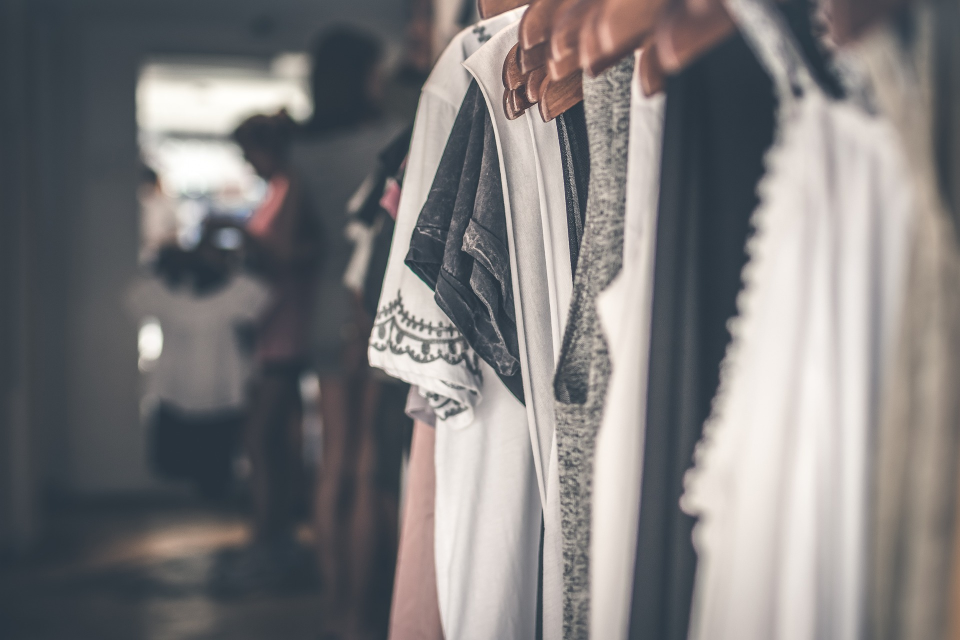
#> input picture Tailwind css websites/DressUpZone-main/Image/slider-1.jpg, 1920 x 1280 px (shown at 1/2 size)
$ python image_to_ascii.py
#> lines starting #> are read from the running program, lines starting #| are printed output that depends on the picture
#> the answer given: ../Tailwind css websites/DressUpZone-main/Image/slider-1.jpg
#> in convert_image_to_ascii, image is the input picture: PIL image 1920x1280 RGB; mean R, G, B 124.6, 122.5, 123
from PIL import Image

# Define the ASCII characters in descending order of intensity
ASCII_CHARS = "@%#*+=-:. "

def scale_image(image, new_width=100):
    """Resize the image while maintaining aspect ratio."""
#> called with new_width = 100
    width, height = image.size
#> width = 1920; height = 1280
    aspect_ratio = height / width
#> aspect_ratio = 0.667
    new_height = int(aspect_ratio * new_width * 0.55)  # 0.55 adjusts for font aspect ratio
#> new_height = 36
    return image.resize((new_width, new_height))
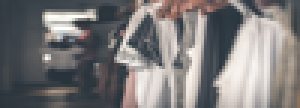
#> returned value: PIL image 100x36 RGB (shown 3 times larger); mean R, G, B 124.6, 122.5, 123

def convert_to_grayscale(image):
    """Convert the image to grayscale."""
    return image.convert("L")
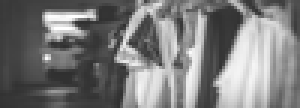
#> returned value: PIL image 100x36 L (shown 3 times larger); min 48, max 255, mean 123.2

def map_pixels_to_ascii_chars(image, range_width=25):
    """Map each pixel to an ASCII char based on its intensity."""
    pixels = image.getdata()
#> (the run stopped early here; a loop or call above may not have finished)

$ run again, on Tailwind css websites/DressUpZone-main/Image/slider-3.jpg
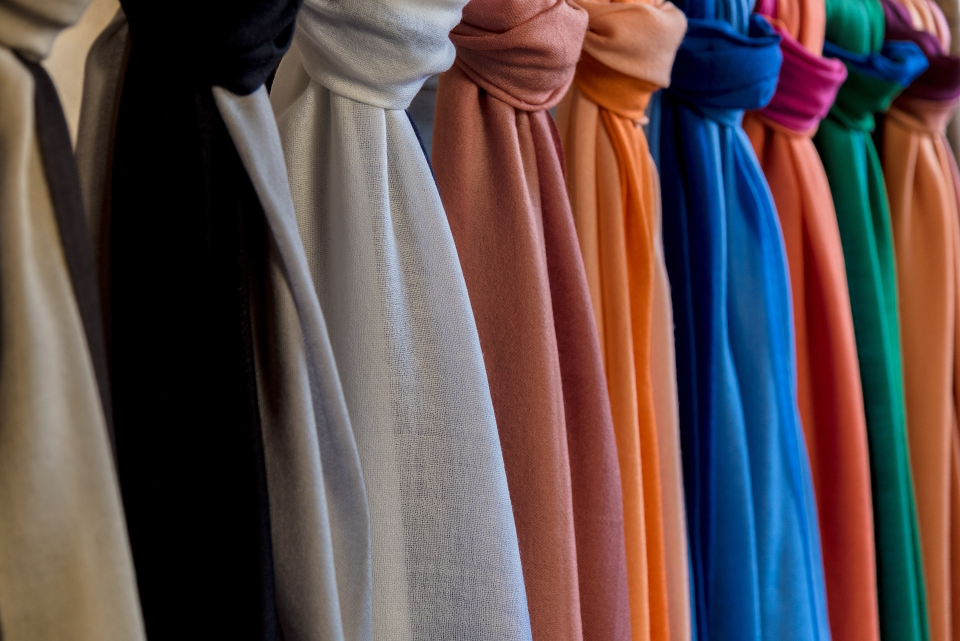
#> input picture Tailwind css websites/DressUpZone-main/Image/slider-3.jpg, 1920 x 1282 px (shown at 1/2 size)
#> in convert_image_to_ascii, image is the input picture: PIL image 1920x1282 RGB; mean R, G, B 92.5, 75.5, 74.9
#> in scale_image, `return image.resize((new_width, new_height))`:
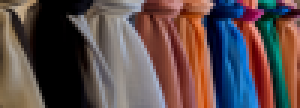
#> returned value: PIL image 100x36 RGB (shown 3 times larger); mean R, G, B 92.7, 75.5, 74.9
#> in convert_to_grayscale, `return image.convert("L")`:
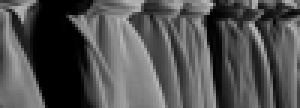
#> returned value: PIL image 100x36 L (shown 3 times larger); min 0, max 190, mean 80.6

$ run again, on Tailwind css websites/DressUpZone-main/Image/slider-4.jpg
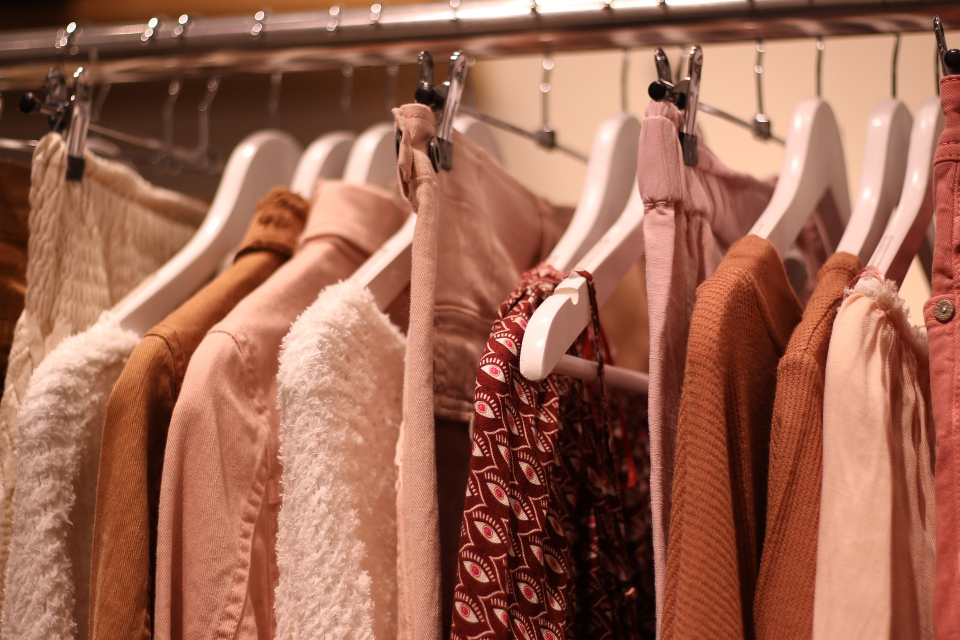
#> input picture Tailwind css websites/DressUpZone-main/Image/slider-4.jpg, 1920 x 1280 px (shown at 1/2 size)
#> in convert_image_to_ascii, image is the input picture: PIL image 1920x1280 RGB; mean R, G, B 157.3, 101.6, 81.3
#> in scale_image, `return image.resize((new_width, new_height))`:
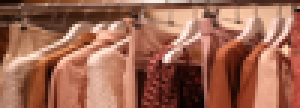
#> returned value: PIL image 100x36 RGB (shown 3 times larger); mean R, G, B 157.2, 101.5, 81.2
#> in convert_to_grayscale, `return image.convert("L")`:
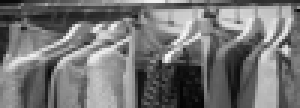
#> returned value: PIL image 100x36 L (shown 3 times larger); min 4, max 248, mean 115.9

$ run again, on Tailwind css websites/DressUpZone-main/Image/slider-5.jpg
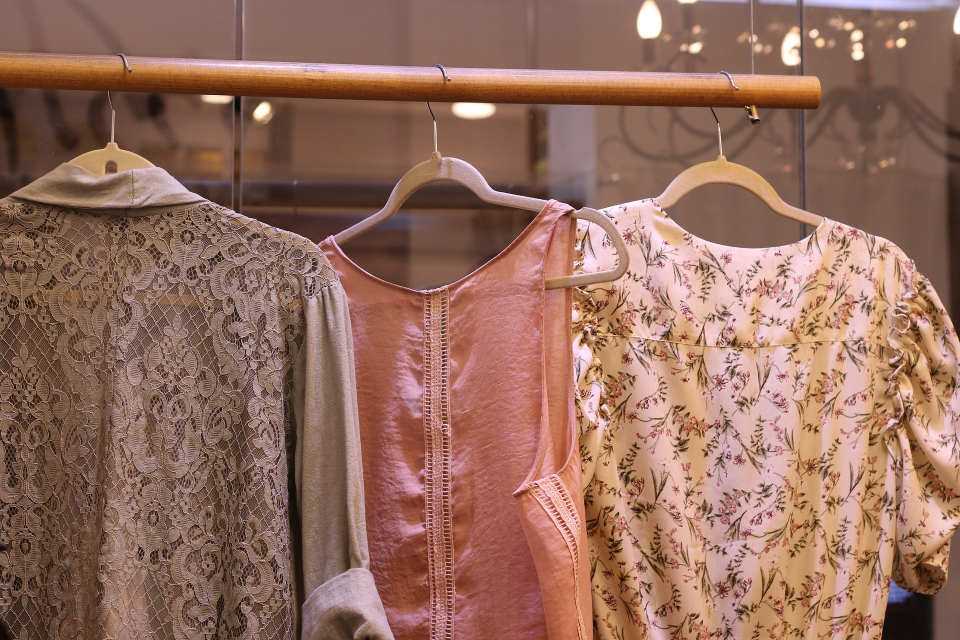
#> input picture Tailwind css websites/DressUpZone-main/Image/slider-5.jpg, 1920 x 1280 px (shown at 1/2 size)
#> in convert_image_to_ascii, image is the input picture: PIL image 1920x1280 RGB; mean R, G, B 149.4, 109.1, 93.9
#> in scale_image, `return image.resize((new_width, new_height))`:
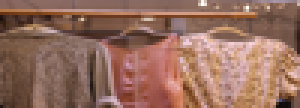
#> returned value: PIL image 100x36 RGB (shown 3 times larger); mean R, G, B 149.4, 109.1, 93.8
#> in convert_to_grayscale, `return image.convert("L")`:
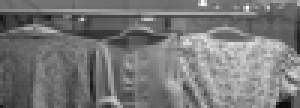
#> returned value: PIL image 100x36 L (shown 3 times larger); min 12, max 254, mean 119.4
